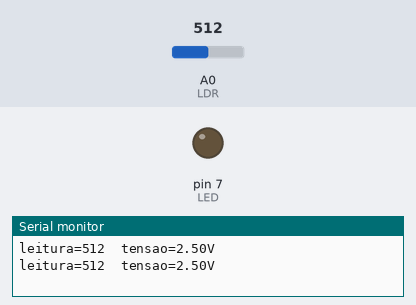
Recording of a sketch running on a simulated Arduino Uno, built with avr-gcc and run on an emulated ATmega328P. Parts: output pins drawn as LEDs (lit = HIGH), the last lines printed to the serial monitor. Inputs (shaded band) come from the test bench; at power-on: A0 (LDR) = 512.

Above: at 1.8 s.
1.9 s: A0 (LDR) set to 314
3.4 s: A0 (LDR) set to 287
At 5.2 s:
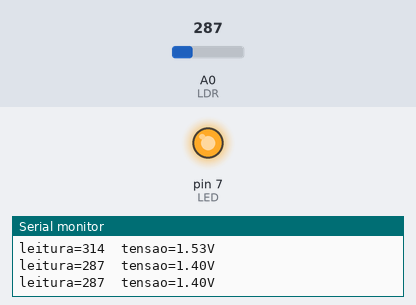
5.5 s: A0 (LDR) set to 306
At 6.9 s:
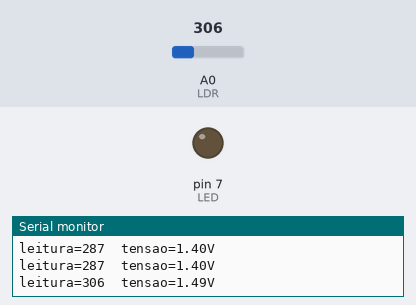
7.5 s: A0 (LDR) set to 290
At 8.5 s:
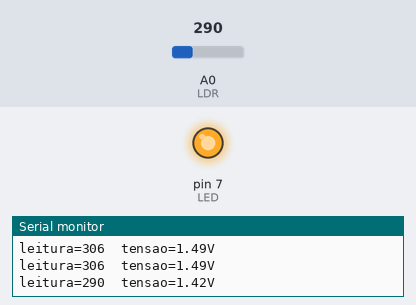
Timing chart, 0 to 10.5 s (numbered marks = the images above; inputs shaded):
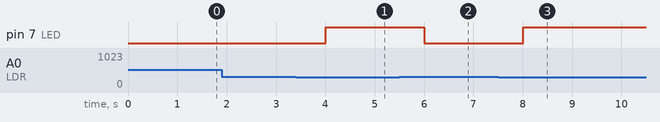

Measured:
- the behaviour switches between 300 and 299 on A0 (LDR) (found by bisection; images 0 and 1)
- after the input at 3.4 s, pin 7 (LED): LOW → HIGH after 0.60 s
- after the input at 5.5 s, pin 7 (LED): HIGH → LOW after 0.51 s
- after the input at 7.5 s, pin 7 (LED): LOW → HIGH after 0.51 s

The sketch:

sensor-luz-2.ino
```cpp
/**
 * Projeto exemplo para sensor de luz (LDR, Light-Dependent Resistor).
 * Acende ou apaga um LED conforme o nivel de luminosidade.
 */

const int LIMITE_LUZ = 300;  // limite de luminosidade para indicar quando acende/apaga o LED
const int LDR = A0;  // pino onde o LDR esta conectado
const int LED = 7;   // pino onde o LED esta conectado
int leitura = 0;     // armazena o valor lido pelo ADC (conversor análogico-digital)
float tensao = 0.0;  // armazena a tensao

void setup() {
  // inicia e configura a Serial
  Serial.begin(9600); // 9600 bps

  // configura os pino com LDR e LED
  pinMode(LDR, INPUT);   // pino A0
  pinMode(LED, OUTPUT);  // pino 7
}

void loop() {
  // le o valor de tensao no pino do LDR
  leitura = analogRead(LDR);

  // verifica luminosidade do ambiente
  if (leitura < LIMITE_LUZ) { // se luminosidade menor que LIMITE_LUZ
    digitalWrite(LED, HIGH); // acende o LED
  } else { // caso contrario
    digitalWrite(LED, LOW); // apaga o LED
  }

  // imprime o valor lido pelo Arduino
  Serial.print("leitura=");
  Serial.print(leitura);
  Serial.print("\t"); // TAB

  // converte e imprime o valor em tensao eletrica
  tensao = leitura * 5.0 / 1024.0;

  Serial.print("tensao=");
  Serial.print(tensao);
  Serial.print("V");

  Serial.println(); // nova linha

  delay(1000); // aguarda 1 segundo para uma nova leitura
}
```
